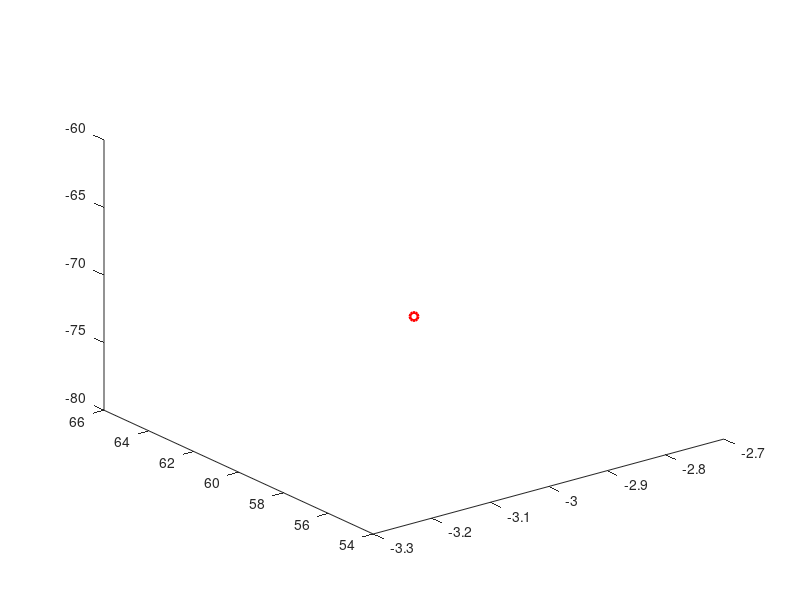

Write MATLAB code to recreate this figure.

u=[  27     9   -69    -3;
   -81    92    95    60;
   -45    93    92   -72;
     1     1     1     1;
     0     1     0     1];
 z =size(u);
 for i=1:z(1,2)
    if u(5,i) == 1
        plot3(u(1,i),u(2,i),u(3,i),'ro','linewidth',2);
    end
    if u(5,i) == 0
    plot3(u(1,i),u(2,i),u(3,i),'g*','linewidth',2);
    end
 end